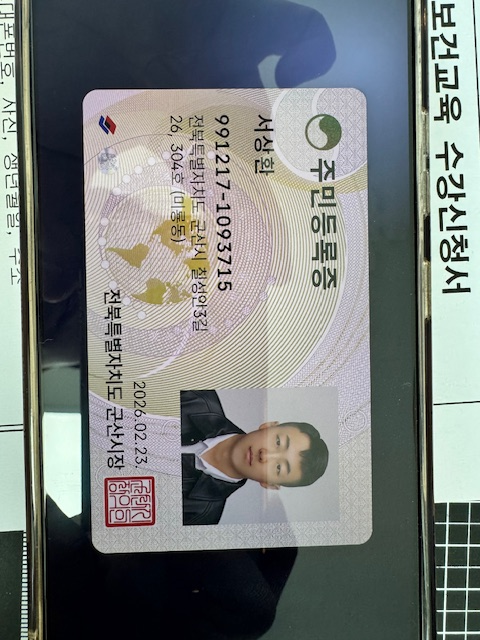
#> input picture IMG_3196.jpeg, 480 x 640 px
$ python -i image_handler.py   (imports and definitions only)
#> lines starting #> are read from the running program, lines starting #| are printed output that depends on the picture; after the words box and inside, x2 and y2 are one past the last pixel; in counts of white or black regions, pixels touching at a corner belong together
"""
이미지 처리 핸들러
Phase 2: 신분증 마스킹
Phase 3: 종합 스캔에서 개별 신분증 분리 저장
추가: 모바일 신분증 추출/삽입, 순번 매칭, 정밀 크롭
"""

import cv2
import numpy as np
from pathlib import Path
from datetime import datetime


def _imread(path: str) -> np.ndarray:
    """한글 경로 지원 이미지 읽기 (Windows 호환)"""
#> called with path = '../../IMG_3196.jpeg'
    img = cv2.imdecode(np.fromfile(path, dtype=np.uint8), cv2.IMREAD_COLOR)
#> img is the input picture: shape (640, 480, 3); mean B, G, R 124.9, 126.7, 121.7
    return img


def _imwrite(path: str, img: np.ndarray,
             params=None) -> bool:
    """한글 경로 지원 이미지 저장 (Windows 호환)"""
    if params is None:
        params = [cv2.IMWRITE_JPEG_QUALITY, 95]
    ext = Path(path).suffix.lower()
    result, encoded = cv2.imencode(ext, img, params)
    if result:
        encoded.tofile(path)
    return result


class ImageHandler:
    # 한국 신분증 표준 비율 (가로:세로)
    ID_ASPECT_RATIO = 1.58  # 85.6mm x 53.98mm

    # 신분증 종류별 마스킹 영역 (상대 좌표: x%, y%, w%, h%)
    # 방침: 이름+사진만 남기고 나머지(번호/주소/발급)는 전부 마스킹
    MASK_REGIONS = {
        '주민등록증': {
            'name': '주민등록증',
            # 주민등록증: 사진 우측(~65%), 텍스트 좌측(~65%)
            # 이름(~25%) 아래 전부 마스킹, 사진 영역은 보존
            'regions': [
                {'label': '번호+주소+발급', 'x': 0.01, 'y': 0.28, 'w': 0.65, 'h': 0.71},
            ]
        },
        '운전면허증': {
            'name': '운전면허증',
            # 운전면허증: 사진 좌측(~13%), 텍스트 중앙~우측
            # 면허번호 + 이름 아래 전부. 우측 끝(도장/코드)까지 포함
            'regions': [
                {'label': '면허번호', 'x': 0.08, 'y': 0.03, 'w': 0.85, 'h': 0.16},
                {'label': '번호+주소+발급', 'x': 0.08, 'y': 0.24, 'w': 0.85, 'h': 0.75},
            ]
        },
        '외국인등록증': {
            'name': '외국인등록증/거소신고증',
            'regions': [
                {'label': '번호+주소+발급', 'x': 0.01, 'y': 0.26, 'w': 0.60, 'h': 0.72},
            ]
        },
    }

    def __init__(self):
        pass

    # ==================== Phase 3: 분리 저장 ====================

    def split_scan_image(self, scan_path: str, output_dir: str,
                         prefix: str = "주민", start_num: int = 1,
                         cols: int = 2, total_cards: int = 0) -> dict:
        """
        종합 스캔 이미지에서 개별 신분증을 분리하여 저장.
        그리드 기반 분리 후 각 셀에서 카드 영역을 자동 크롭.

        Args:
            scan_path: 스캔 이미지 경로
            output_dir: 출력 디렉토리
            prefix: 파일명 접두사
            start_num: 시작 번호
            cols: 열 수 (기본: 2)
            total_cards: 총 카드 수 (0이면 자동 감지)
        """
        try:
            img = _imread(scan_path)
            if img is None:
                return {'success': False, 'count': 0, 'files': [],
                        'message': f'이미지를 열 수 없습니다: {scan_path}'}

            h, w = img.shape[:2]
#> h = 640; w = 480

            # 카드 영역만 추출 (상하좌우 여백 제거)
            content_box = self._find_content_area(img)
            cx, cy, cw, ch = content_box

            # 자동 감지: 카드 수 추정
            if total_cards <= 0:
                total_cards = self._estimate_card_count(img, content_box, cols)

            rows = -(-total_cards // cols)  # ceil division
            last_row_cards = total_cards - (rows - 1) * cols

            # 그리드 분할
            cell_w = cw / cols
            cell_h = ch / rows

            out_path = Path(output_dir)
            out_path.mkdir(parents=True, exist_ok=True)

            saved_files = []
            card_idx = 0

            for row in range(rows):
                cards_in_row = last_row_cards if row == rows - 1 else cols
                for col in range(cards_in_row):
                    # 셀 영역 계산
                    x1 = int(cx + col * cell_w)
                    y1 = int(cy + row * cell_h)
                    x2 = int(cx + (col + 1) * cell_w)
                    y2 = int(cy + (row + 1) * cell_h)

                    # 경계 보정
                    x1 = max(0, x1)
                    y1 = max(0, y1)
                    x2 = min(w, x2)
                    y2 = min(h, y2)

                    cell = img[y1:y2, x1:x2]

                    # 셀 내에서 카드 영역 자동 크롭
                    card_img = self._auto_crop_card(cell)

                    num = start_num + card_idx
                    filename = f"{prefix}-{num}.jpg"
                    filepath = str(out_path / filename)
                    _imwrite(filepath, card_img)
                    saved_files.append(filepath)
                    card_idx += 1

            return {
                'success': True,
                'count': len(saved_files),
                'files': saved_files,
                'message': f'{len(saved_files)}개의 신분증을 분리 저장했습니다.'
            }

        except Exception as e:
            return {'success': False, 'count': 0, 'files': [],
                    'message': f'분리 저장 중 오류: {str(e)}'}

    def _find_content_area(self, img: np.ndarray) -> tuple:
        """이미지에서 콘텐츠가 있는 영역의 바운딩 박스를 찾기"""
        h, w = img.shape[:2]
#> h = 640; w = 480
        gray = cv2.cvtColor(img, cv2.COLOR_BGR2GRAY)

        # 배경(밝은 부분)과 콘텐츠(어두운 부분) 분리
        # 강한 블러로 디테일 제거
        blurred = cv2.GaussianBlur(gray, (51, 51), 20)
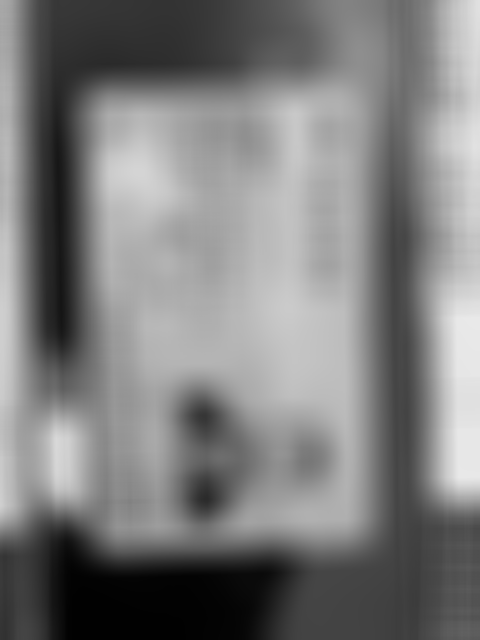
#> blurred: shape (640, 480); min 1, max 233, mean 125
        _, mask = cv2.threshold(blurred, 210, 255, cv2.THRESH_BINARY_INV)
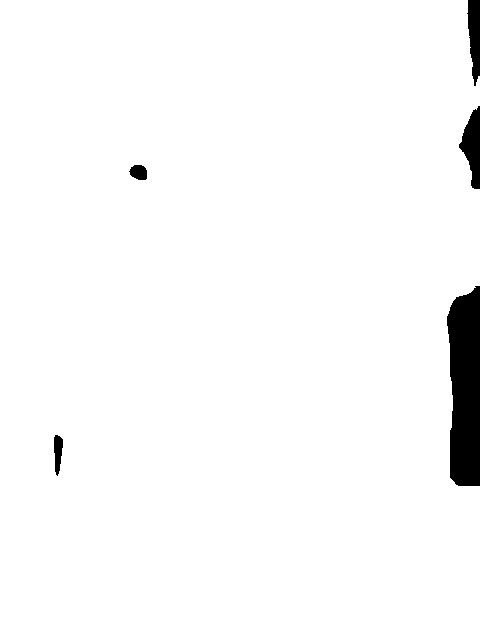
#> mask: shape (640, 480); 97.4% white; 5 black regions, box (x1, y1, x2, y2) and area: (447, 286, 480, 486) 5656, (459, 106, 480, 189) 1018, (467, 0, 480, 86) 813, (54, 435, 63, 476) 261, (129, 165, 147, 180) 213

        # 모폴로지로 작은 노이즈 제거
        kernel = cv2.getStructuringElement(cv2.MORPH_RECT, (50, 50))
        mask = cv2.morphologyEx(mask, cv2.MORPH_CLOSE, kernel)
#> mask: shape (640, 480); 98.3% white; 1 black region, box (x1, y1, x2, y2) and area: (451, 301, 480, 483) 5088
        mask = cv2.morphologyEx(mask, cv2.MORPH_OPEN, kernel)
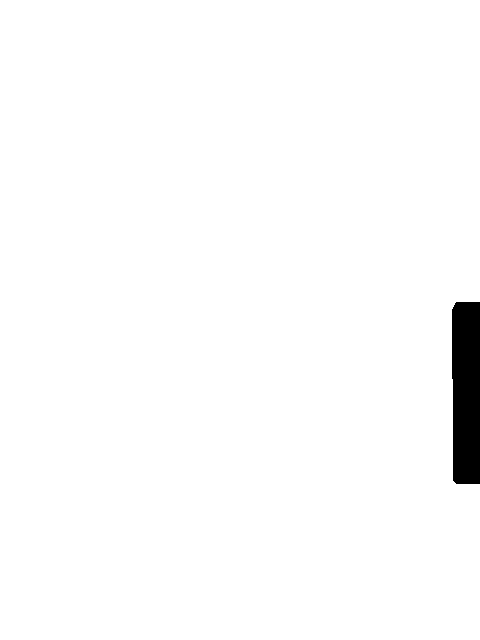
#> mask: shape (640, 480); 98.4% white; 1 black region, box (x1, y1, x2, y2) and area: (452, 302, 480, 484) 4969

        # 콘텐츠 영역 바운딩 박스
        coords = cv2.findNonZero(mask)
#> coords = contour of 302231 points, box (x1, y1, x2, y2) (0, 0, 480, 640), area 2484
        if coords is not None:
            x, y, bw, bh = cv2.boundingRect(coords)
#> x = 0; y = 0; bw = 480; bh = 640
#> in split_scan_image, `content_box = self._find_content_area(img)`: content_box = (0, 0, 480, 640)
#> in split_scan_image, `cx, cy, cw, ch = content_box`: cx = 0; cw = 480; ch = 640
            # 약간의 마진 추가
            margin = 20
            x = max(0, x - margin)
            y = max(0, y - margin)
            bw = min(w - x, bw + 2 * margin)
            bh = min(h - y, bh + 2 * margin)
            return (x, y, bw, bh)

        return (0, 0, w, h)

    def _estimate_card_count(self, img: np.ndarray, content_box: tuple,
                             cols: int) -> int:
        """콘텐츠 영역의 비율로 카드 수 추정"""
#> called with content_box = (0, 0, 480, 640), cols = 2
        _, _, cw, ch = content_box
#> cw = 480; ch = 640

        # 카드 1장의 예상 크기 (2열 기준)
        expected_card_w = cw / cols
#> expected_card_w = 240
        expected_card_h = expected_card_w / self.ID_ASPECT_RATIO
#> expected_card_h = 151.9

        # 예상 행 수
        estimated_rows = round(ch / expected_card_h)
#> estimated_rows = 4
        estimated_rows = max(1, estimated_rows)

        # 마지막 행이 가득 찬지 확인
        # 콘텐츠 높이 vs 예상 높이로 판단
        full_height = estimated_rows * expected_card_h
#> full_height = 607.6
        remaining = ch - (estimated_rows - 1) * expected_card_h
#> remaining = 184.3

        if remaining < expected_card_h * 0.7:
            # 마지막 행이 불완전 -> 이전 행까지만
            total = (estimated_rows - 1) * cols
        else:
            total = estimated_rows * cols
#> total = 8

        # 최소 1장
        return max(1, total)

    def _auto_crop_card(self, cell: np.ndarray) -> np.ndarray:
        """
        그리드 셀 내에서 카드 영역만 정밀 크롭.
        카드가 약간 흐트러져 있어도 정확히 잘라냄.
        """
        h, w = cell.shape[:2]
        gray = cv2.cvtColor(cell, cv2.COLOR_BGR2GRAY)

        # 1단계: 강한 블러로 카드 내부 디테일 제거
        heavy_blur = cv2.GaussianBlur(gray, (31, 31), 10)

        # 2단계: 다중 threshold로 카드 영역 감지
        # 배경(흰색)과 카드(상대적으로 어두움) 분리
        _, mask_high = cv2.threshold(heavy_blur, 210, 255, cv2.THRESH_BINARY_INV)
        _, mask_low = cv2.threshold(heavy_blur, 180, 255, cv2.THRESH_BINARY_INV)

        # 두 마스크를 합침 (더 넓은 영역 감지)
        mask = cv2.bitwise_or(mask_high, mask_low)

        # 3단계: 모폴로지 - 카드 내부 빈 공간 채우기
        kernel_close = cv2.getStructuringElement(cv2.MORPH_RECT, (40, 40))
        mask = cv2.morphologyEx(mask, cv2.MORPH_CLOSE, kernel_close)

        # 작은 노이즈 제거
        kernel_open = cv2.getStructuringElement(cv2.MORPH_RECT, (15, 15))
        mask = cv2.morphologyEx(mask, cv2.MORPH_OPEN, kernel_open)

        # 4단계: 가장 큰 연결 영역 = 카드
        contours, _ = cv2.findContours(mask, cv2.RETR_EXTERNAL,
                                       cv2.CHAIN_APPROX_SIMPLE)

        if contours:
            # 면적이 가장 큰 컨투어 선택
            largest = max(contours, key=cv2.contourArea)
            area = cv2.contourArea(largest)

            # 셀 면적의 20% 이상이어야 유효한 카드
            if area > (w * h) * 0.20:
                # 회전된 카드 처리: minAreaRect로 기울기 감지
                rect = cv2.minAreaRect(largest)
                angle = rect[2]
                rect_w, rect_h = rect[1]

                # 기울기가 작으면 (5도 이내) 단순 바운딩 박스 사용
                if abs(angle) < 5 or abs(angle - 90) < 5 or abs(angle + 90) < 5:
                    x, y, bw, bh = cv2.boundingRect(largest)
                    margin = 3
                    x = max(0, x - margin)
                    y = max(0, y - margin)
                    bw = min(w - x, bw + 2 * margin)
                    bh = min(h - y, bh + 2 * margin)

                    if bw > w * 0.4 and bh > h * 0.4:
                        return cell[y:y+bh, x:x+bw]
                else:
                    # 기울어진 카드: 원근 보정
                    corrected = self._correct_perspective(cell, largest)
                    if corrected is not None:
                        return corrected

        # 폴백: 기본 threshold 방식
        blurred = cv2.GaussianBlur(gray, (21, 21), 5)
        _, simple_mask = cv2.threshold(blurred, 200, 255, cv2.THRESH_BINARY_INV)
        kernel = cv2.getStructuringElement(cv2.MORPH_RECT, (20, 20))
        simple_mask = cv2.morphologyEx(simple_mask, cv2.MORPH_CLOSE, kernel)

        coords = cv2.findNonZero(simple_mask)
        if coords is not None:
            x, y, bw, bh = cv2.boundingRect(coords)
            margin = 3
            x = max(0, x - margin)
            y = max(0, y - margin)
            bw = min(w - x, bw + 2 * margin)
            bh = min(h - y, bh + 2 * margin)
            if bw > w * 0.4 and bh > h * 0.4:
                return cell[y:y+bh, x:x+bw]

        return cell

    # [47 lines left out: function _correct_perspective, not called in this run]

    # ==================== Phase 2: 마스킹 ====================

    def mask_id_card(self, image_path: str, output_path: str,
                     card_type: str = 'auto',
                     mask_color: tuple = (255, 255, 255)) -> dict:
        """개별 신분증 이미지를 마스킹"""
        try:
            img = _imread(image_path)
            if img is None:
                return {'success': False, 'card_type': '', 'masked_regions': [],
                        'message': f'이미지를 열 수 없습니다: {image_path}'}

            h, w = img.shape[:2]

            if card_type == 'auto':
                card_type = self._detect_card_type(img)

            if card_type not in self.MASK_REGIONS:
                return {'success': False, 'card_type': card_type, 'masked_regions': [],
                        'message': f'지원하지 않는 신분증 종류: {card_type}'}

            regions = self.MASK_REGIONS[card_type]['regions']
            masked_regions = []

            for region in regions:
                rx = int(region['x'] * w)
                ry = int(region['y'] * h)
                rw = int(region['w'] * w)
                rh = int(region['h'] * h)
                cv2.rectangle(img, (rx, ry), (rx + rw, ry + rh), mask_color, -1)
                masked_regions.append(region['label'])

            Path(output_path).parent.mkdir(parents=True, exist_ok=True)
            _imwrite(output_path, img)

            type_name = self.MASK_REGIONS[card_type]['name']
            return {
                'success': True,
                'card_type': type_name,
                'masked_regions': masked_regions,
                'message': f'{type_name} 마스킹 완료: {", ".join(masked_regions)}'
            }

        except Exception as e:
            return {'success': False, 'card_type': '', 'masked_regions': [],
                    'message': f'마스킹 중 오류: {str(e)}'}

    def mask_batch(self, image_paths: list, output_dir: str,
                   card_type: str = 'auto',
                   mask_color: tuple = (255, 255, 255)) -> dict:
        """여러 신분증을 일괄 마스킹"""
        out_path = Path(output_dir)
        out_path.mkdir(parents=True, exist_ok=True)

        results = []
        success_count = 0

        for img_path in image_paths:
            filename = Path(img_path).name
            output_path = str(out_path / filename)
            result = self.mask_id_card(img_path, output_path, card_type, mask_color)
            results.append({'file': filename, **result})
            if result['success']:
                success_count += 1

        return {
            'success': success_count > 0,
            'total': len(image_paths),
            'success_count': success_count,
            'fail_count': len(image_paths) - success_count,
            'results': results,
            'message': f'총 {len(image_paths)}건 중 {success_count}건 마스킹 완료'
        }

    # ==================== OCR 기반 정밀 마스킹 ====================

    # [74 lines left out: functions mask_with_ocr, mask_batch_ocr, not called in this run]

    def mask_combined_scan(self, scan_path: str, output_dir: str,
                           prefix: str = "주민", start_num: int = 1,
                           cols: int = 2, total_cards: int = 0,
                           card_type: str = 'auto',
                           mask_color: tuple = (255, 255, 255)) -> dict:
        """종합 스캔 → 분리 → 마스킹 → 저장 (한번에 처리)"""
        try:
            split_result = self.split_scan_image(
                scan_path, output_dir, prefix, start_num, cols, total_cards)
#> in split_scan_image, `rows = -(-total_cards // cols)`: rows = 4
#> in split_scan_image, `last_row_cards = total_cards - (rows - 1) * cols`: last_row_cards = 2
#> in split_scan_image, `cell_w = cw / cols`: cell_w = 240
#> in split_scan_image, `cell_h = ch / rows`: cell_h = 160
#> after the loop in split_scan_image, `for row in range(rows):`:
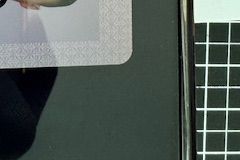
#> cell: shape (160, 240, 3); mean B, G, R 89.5, 94.4, 84.3
#> after the loop in split_scan_image, `for row in range(rows):`: card_idx = 8; saved_files = ['out.png/주민-1.jpg', 'out.png/주민-2.jpg', 'out.png/주민-3.jpg', 'out.png/주민-4.jpg', 'out.png/주민-5.jpg', 'out.png/주민-6.jpg', 'out.png/주민-7.jpg', 'out.png/주민-8.jpg']
#> split_result = {'success': True, 'count': 8, 'files': ['out.png/주민-1.jpg', 'out.png/주민-2.jpg', 'out.png/주민-3.jpg', 'out.png/주민-4.jpg', 'out.png/주민-5.jpg', 'out.png/주민-6.jpg', 'out.png/주민-7.jpg', 'out.png/주민-8.jpg'], 'message': '8개의 신분증을 분리 저장했습니다.'}
            if not split_result['success']:
                return split_result

            mask_result = self.mask_batch(
                split_result['files'], output_dir, card_type, mask_color)

            return {
                'success': True,
                'split_count': split_result['count'],
                'mask_count': mask_result['success_count'],
                'files': split_result['files'],
                'mask_results': mask_result['results'],
                'message': (f"{split_result['count']}개 분리, "
                           f"{mask_result['success_count']}개 마스킹 완료")
            }
        except Exception as e:
            return {'success': False, 'split_count': 0, 'mask_count': 0,
                    'files': [], 'mask_results': [],
                    'message': f'처리 중 오류: {str(e)}'}

    def _detect_card_type(self, img: np.ndarray) -> str:
        """신분증 종류를 이미지 특성으로 판별 (다중 특성 분석)"""
        h, w = img.shape[:2]
#> h = 160; w = 240
        aspect = w / h if h > 0 else 0
#> aspect = 1.5

        # 외국인등록증: 앞뒤 양면이 합쳐진 경우 가로가 매우 긴 이미지
        if aspect > 2.5:
            return '외국인등록증'

        hsv = cv2.cvtColor(img, cv2.COLOR_BGR2HSV)
#> hsv: shape (160, 240, 3); mean H, S, V 80.7, 70.4, 110.2

        # 1) 파란색 비율 (전체) - 운전면허증은 파란 배경이 많음
        blue_mask = cv2.inRange(hsv, (85, 15, 80), (140, 255, 255))
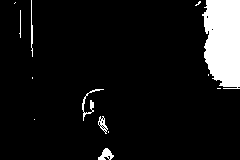
#> blue_mask: shape (160, 240); 8.5% white; 13 white regions (7 under 20 px), largest, box (x1, y1, x2, y2) and area: (202, 0, 240, 89) 2845, (82, 89, 104, 121) 121, (98, 148, 114, 160) 108, (31, 0, 33, 57) 77, (98, 116, 108, 134) 75, (19, 10, 21, 38) 29
        blue_ratio = np.sum(blue_mask > 0) / blue_mask.size
#> blue_ratio = 0.0854

        # 확실한 운전면허증 (2종보통 등 - 파란색 배경이 뚜렷)
        if blue_ratio > 0.40:
            return '운전면허증'

        # 2) 녹색 비율 + 파란색 비율 + 우상단 채도 (1종보통 판별)
        green_mask = cv2.inRange(hsv, (35, 15, 80), (85, 255, 255))
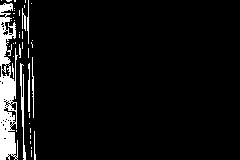
#> green_mask: shape (160, 240); 6.4% white; 41 white regions (33 under 20 px), largest, box (x1, y1, x2, y2) and area: (0, 3, 18, 160) 1802, (20, 63, 26, 160) 209, (28, 63, 30, 112) 86
        green_ratio = np.sum(green_mask > 0) / green_mask.size
#> green_ratio = 0.0642

        tr_region = hsv[:int(h * 0.3), int(w * 0.7):, :]
#> tr_region: shape (48, 72, 3); mean H, S, V 108.5, 113.4, 80.2
        tr_sat = np.mean(tr_region[:, :, 1])
#> tr_sat = 113.4

        # 1종보통 면허증: 파란+녹색 비율이 높으면서 우상단 채도가 낮음
        if blue_ratio > 0.18 and green_ratio > 0.08 and tr_sat < 30:
            return '운전면허증'

        # 3) 기본: 주민등록증
        return '주민등록증'

    # ==================== 모바일 신분증 추출/삽입 ====================

    # [361 lines left out: functions extract_card_from_photo, _detect_card_in_photo, insert_card_into_scan, create_scan_with_mobile, split_with_name_order, not called in this run]

>>> result = ImageHandler().mask_combined_scan('../../IMG_3196.jpeg', 'out.png')
#> in mask_id_card, `card_type = self._detect_card_type(img)`: card_type = '주민등록증'
#> in mask_id_card, `regions = self.MASK_REGIONS[card_type]['regions']`: regions = 1 item
#> the loop in mask_id_card, `for region in regions:` made 1 pass
#> (rx, ry, rw, rh) on pass 1: (2, 44, 156, 113)
#> after the loop in mask_id_card, `for region in regions:`:
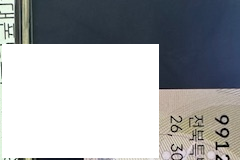
#> img: shape (160, 240, 3); mean B, G, R 172.3, 169.4, 166.8
#> after the loop in mask_id_card, `for region in regions:`: masked_regions = ['번호+주소+발급']
#> in mask_id_card, `type_name = self.MASK_REGIONS[card_type]['name']`: type_name = '주민등록증'
#> in mask_batch, `result = self.mask_id_card(img_path, output_path, card_type, mask_color)`: result = {'success': True, 'card_type': '주민등록증', 'masked_regions': ['번호+주소+발급'], 'message': '주민등록증 마스킹 완료: 번호+주소+발급'}
